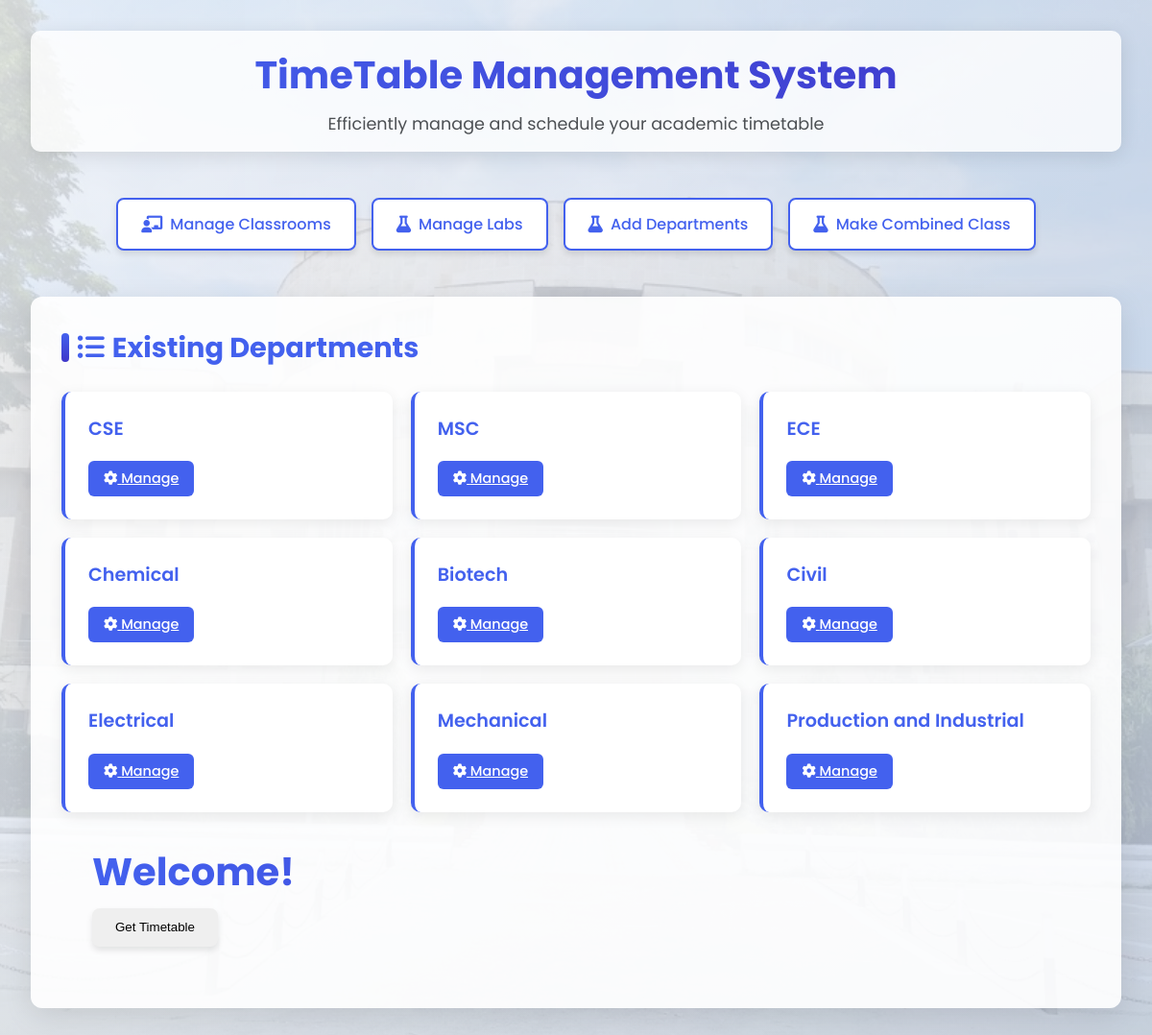
The page / on the database its author committed.
### app.py (models this page shows)
class Department(db.Model):
    id = db.Column(db.Integer, primary_key=True)
    name = db.Column(db.String(50), unique=True, nullable=False)

### app.py (the view)
@app.route('/')
def index():
    departments=Department.query.all()
    batches = Batch.query.all()
    return render_template('index.html', batches=batches,departments=departments)

### templates/index.html (shortened to what this page needs)
<!DOCTYPE html>
<html lang="en">
<head>
    <link rel="stylesheet" href="https://cdnjs.cloudflare.com/ajax/libs/font-awesome/6.0.0-beta3/css/all.min.css">
</head>
<body>
    <div class="container">
        <header>
            <h1>TimeTable Management System</h1>
            <p class="subtitle">Efficiently manage and schedule your academic timetable</p>
        </header>
        <div class="actions">
            <a href="{{ url_for('manage_classrooms_type') }}" class="btn btn-secondary">
                <i class="fas fa-chalkboard-teacher icon"></i> Manage Classrooms
            </a>
            <a href="{{ url_for('manage_labs') }}" class="btn btn-secondary">
                <i class="fas fa-flask icon"></i> Manage Labs
            </a>
            <a href="{{ url_for('add_department') }}" class="btn btn-secondary">
                <i class="fas fa-flask icon"></i> Add Departments
            </a>
            <a href="{{ url_for('com') }}" class="btn btn-secondary">
                <i class="fas fa-flask icon"></i> Make Combined Class
            </a>
        </div>
        <div class="card-container">
            <h2><i class="fas fa-list-ul"></i> Existing Departments</h2>
            {% if departments %}
            <div class="batch-list">
                {% for batch in departments %}
                <div class="batch-card">
                    <div class="batch-name">{{ batch.name }}</div>
                    <div class="batch-actions">
                        <a href="{{ url_for('manage_department', department_id=batch.id) }}" class="batch-btn manage">
                            <i class="fas fa-cog"></i> Manage
                        </a>
                    </div>
                </div>
                {% endfor %}
            </div>
            {% else %}
            <p style="text-align: center; color: #666; padding: 2rem 0;">No Departments created yet. Create your first batch to get started!</p>
            {% endif %}
            <div class="container">
                <h1>Welcome!</h1>
                <a href="{{ url_for('get_timetable') }}">
                    <button class="btn">Get Timetable</button>
                </a>
            </div>
        </div>
    </div>
</body>
</html>

### rows shown on the page
Department: name "CSE"
Department: name "MSC"
Department: name "ECE"
Department: name "Chemical"
Department: name "Biotech"
Department: name "Civil"
Department: name "Electrical"
Department: name "Mechanical"
Department: name "Production and Industrial"
